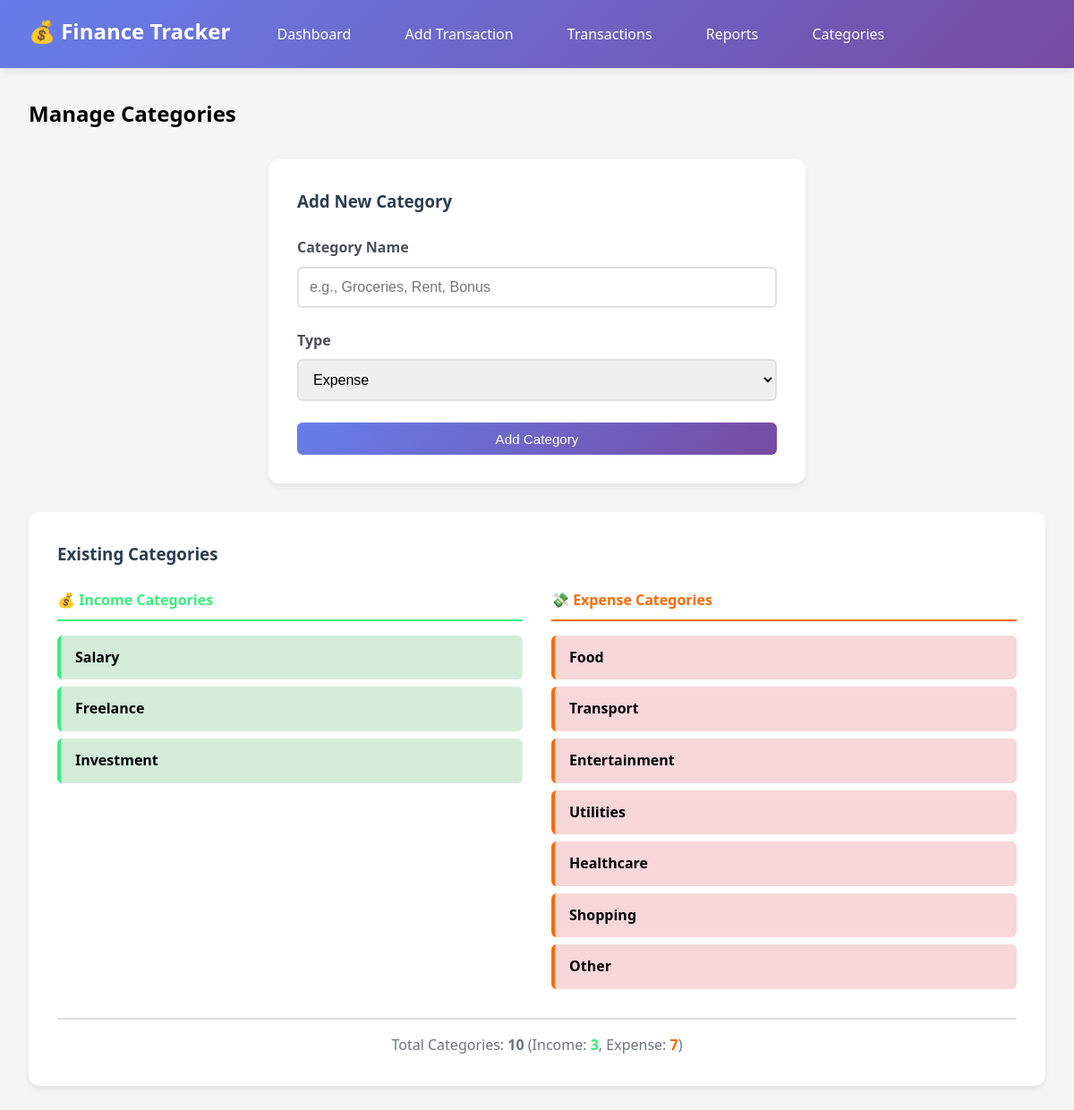
The page /categories on the database its author committed.
### app.py (models this page shows)
class Category(db.Model):
    id = db.Column(db.Integer, primary_key=True)
    name = db.Column(db.String(50), nullable=False, unique=True)
    type = db.Column(db.String(20), nullable=False)  # 'income' or 'expense'
    transactions = db.relationship('Transaction', backref='category', lazy=True)

### app.py (the view)
@app.route('/categories')
def categories():
    all_categories = Category.query.all()
    return render_template('transactions/option/categories.html', categories=all_categories)

### templates/transactions/option/categories.html (shortened to what this page needs)
{% extends "base.html" %}
{% block content %}
<h2 style="margin-bottom: 2rem;">Manage Categories</h2>
<div class="card" style="max-width: 600px; margin: 0 auto 2rem;">
    <h3>Add New Category</h3>
    <form method="POST" action="/add_category">
        <div class="form-group">
            <label for="name">Category Name</label>
            <input type="text" name="name" id="name" required placeholder="e.g., Groceries, Rent, Bonus">
        </div>
        <div class="form-group">
            <label for="type">Type</label>
            <select name="type" id="type" required>
                <option value="expense">Expense</option>
            </select>
        </div>
        <button type="submit" class="btn btn-primary" style="width: 100%;">Add Category</button>
    </form>
</div>
<div class="card">
    <h3>Existing Categories</h3>
    <div style="display: grid; grid-template-columns: repeat(auto-fit, minmax(300px, 1fr)); gap: 2rem; margin-top: 1.5rem;">
        <div>
            <h4 style="color: #38ef7d; margin-bottom: 1rem; padding-bottom: 0.5rem; border-bottom: 2px solid #38ef7d;">
                💰 Income Categories
            </h4>
            <div style="display: flex; flex-direction: column; gap: 0.5rem;">
                {% for category in categories %}
                    {% if category.type == 'income' %}
                        <div style="background: #d4edda; padding: 0.75rem 1rem; border-radius: 6px; border-left: 4px solid #38ef7d;">
                            <strong>{{ category.name }}</strong>
                        </div>
                    {% endif %}
                {% endfor %}
            </div>
        </div>
        <div>
            <h4 style="color: #ff6a00; margin-bottom: 1rem; padding-bottom: 0.5rem; border-bottom: 2px solid #ff6a00;">
                💸 Expense Categories
            </h4>
            <div style="display: flex; flex-direction: column; gap: 0.5rem;">
                {% for category in categories %}
                    {% if category.type == 'expense' %}
                        <div style="background: #f8d7da; padding: 0.75rem 1rem; border-radius: 6px; border-left: 4px solid #ff6a00;">
                            <strong>{{ category.name }}</strong>
                        </div>
                    {% endif %}
                {% endfor %}
            </div>
        </div>
    </div>
    <div style="margin-top: 2rem; padding-top: 1rem; border-top: 2px solid #e0e0e0;">
        <p style="text-align: center; color: #6c757d;">
            Total Categories:
            <strong>{{ categories|length }}</strong>
            (Income: <span class="income">{{ categories|selectattr('type', 'equalto', 'income')|list|length }}</span>,
            Expense: <span class="expense">{{ categories|selectattr('type', 'equalto', 'expense')|list|length }}</span>)
        </p>
    </div>
</div>
{% endblock %}

### templates/base.html (shortened to what this page needs)
<!DOCTYPE html>
<html lang="en">
<head>
</head>
<body>
    <nav>
        <h1>💰 Finance Tracker</h1>
        <a href="/">Dashboard</a>
        <a href="/add_transaction">Add Transaction</a>
        <a href="/transactions">Transactions</a>
        <a href="/reports">Reports</a>
        <a href="/categories">Categories</a>
    </nav>
    <div class="container">
        {% block content %}{% endblock %}
    </div>
</body>
</html>

### templates/base.html (style rules this page uses)
* { margin: 0; padding: 0; box-sizing: border-box; }
body { font-family: 'Segoe UI', Tahoma, Geneva, Verdana, sans-serif; background: #f5f5f5; line-height: 1.6; }
nav { background: linear-gradient(135deg, #667eea 0%, #764ba2 100%); color: white; padding: 1rem 2rem; box-shadow: 0 2px 10px rgba(0,0,0,0.1); }
nav h1 { display: inline-block; margin-right: 2rem; font-size: 1.5rem; }
nav a { color: white; text-decoration: none; margin-right: 1.5rem; padding: 0.5rem 1rem; border-radius: 6px; transition: all 0.3s; display: inline-block; font-weight: 500; }
.container { max-width: 1200px; margin: 2rem auto; padding: 0 2rem; }
.card { background: white; padding: 2rem; border-radius: 12px; box-shadow: 0 4px 6px rgba(0,0,0,0.07); margin-bottom: 2rem; transition: transform 0.3s, box-shadow 0.3s; }
.card h2, .card h3 { margin-bottom: 1.5rem; color: #2c3e50; }
.btn { padding: 0.6rem 1.5rem; border: none; border-radius: 6px; cursor: pointer; text-decoration: none; display: inline-block; transition: all 0.3s; font-weight: 500; font-size: 0.95rem; }
.btn-primary { background: linear-gradient(135deg, #667eea 0%, #764ba2 100%); color: white; }
.form-group { margin-bottom: 1.5rem; }
.form-group label { display: block; margin-bottom: 0.5rem; font-weight: 600; color: #495057; }
.form-group input, .form-group select, .form-group textarea { width: 100%; padding: 0.75rem; border: 2px solid #e0e0e0; border-radius: 6px; font-size: 1rem; transition: border-color 0.3s; }
.income { color: #38ef7d; font-weight: 600; }
.expense { color: #ff6a00; font-weight: 600; }

### rows shown on the page
Category: name "Salary"
Category: name "Freelance"
Category: name "Investment"
Category: name "Food"
Category: name "Transport"
Category: name "Entertainment"
Category: name "Utilities"
Category: name "Healthcare"
Category: name "Shopping"
Category: name "Other"

### other values the page prints
{{ categories|length }} "10"
{{ categories|selectattr('type', 'equalto', 'income')|list|length }} "3"
{{ categories|selectattr('type', 'equalto', 'expense')|list|length }} "7"
